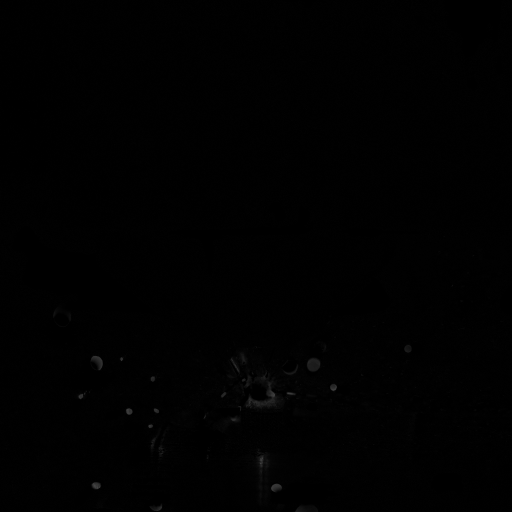
#> input picture OR_track/fg/FG_1.png, 1024 x 1024 px, given in place of FG_0.png, which was not available (shown at 1/2 size)
$ python clustering.py
#> lines starting #> are read from the running program, lines starting #| are printed output that depends on the picture; after the words box and inside, x2 and y2 are one past the last pixel; in counts of white or black regions, pixels touching at a corner belong together; pictures that were not available may be replaced by others from this repository, and a replacement may not be noted
import numpy as np
import cv2

for m in range(200):
    print("Processing frame ",m)
    img = cv2.imread('fg/FG_'+str(m)+'.png')
#> img is the input picture: shape (1024, 1024, 3); min 0, max 79, mean 0.7
    Z = img.reshape((-1,3))

    # convert to np.float32
    Z = np.float32(Z)

    # define criteria, number of clusters(K) and apply kmeans()
    criteria = (cv2.TERM_CRITERIA_EPS + cv2.TERM_CRITERIA_MAX_ITER, 10, 1.0)
    K = 2
    ret,label,center=cv2.kmeans(Z,K,None,criteria,10,cv2.KMEANS_RANDOM_CENTERS)
#> ret = 6400006.2; center = [[0.587, 0.587, 0.587], [30.25, 30.25, 30.25]]

    # Now convert back into uint8, and make original image
    center = np.uint8(center)
#> center = [[0, 0, 0], [30, 30, 30]]
    res = center[label.flatten()]
    res2 = res.reshape((img.shape))
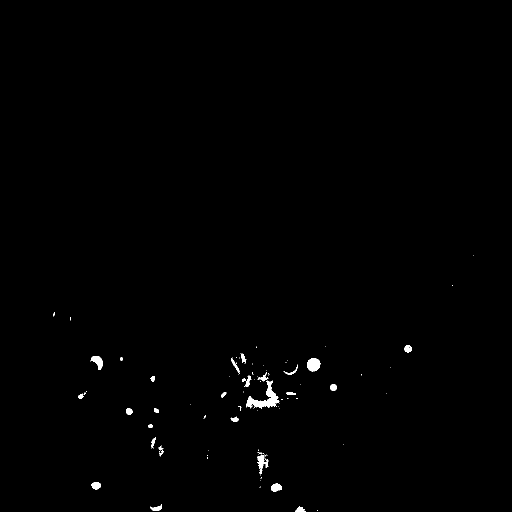
#> res2: shape (1024, 1024, 3) (shown at 1/2 size); values 0 (black) and 30 (white), 0.51% white; 99 white regions (68 under 20 px), largest, box (x1, y1, x2, y2) and area: (492, 761, 559, 818) 1257, (614, 716, 641, 743) 556, (181, 712, 206, 740) 375
#> pass 3 of the loop `for m in range(200):`:
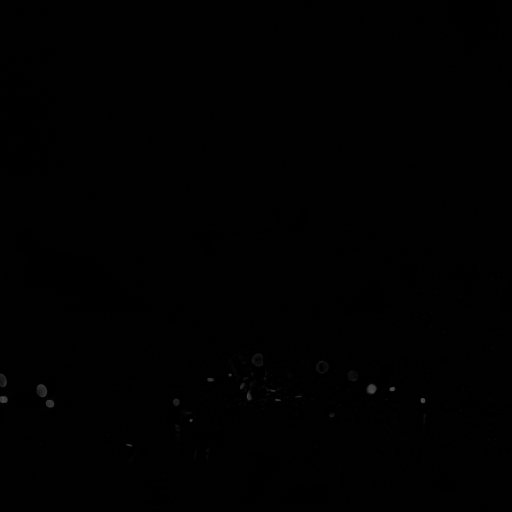
#> input picture OR_track/fg/FG_103.png, 1024 x 1024 px, given in place of FG_2.png, which was not available (shown at 1/2 size)
#> img is the input picture: shape (1024, 1024, 3); min 0, max 97, mean 0.5
#> `ret,label,center=cv2.kmeans(Z,K,None,criteria,10,cv2.KMEANS_RANDOM_CEN..`: ret = 4053913.3; center = [[0.4, 0.4, 0.4], [44.04, 44.04, 44.04]]
#> `center = np.uint8(center)`: center = [[0, 0, 0], [44, 44, 44]]
#> `res2 = res.reshape((img.shape))`:
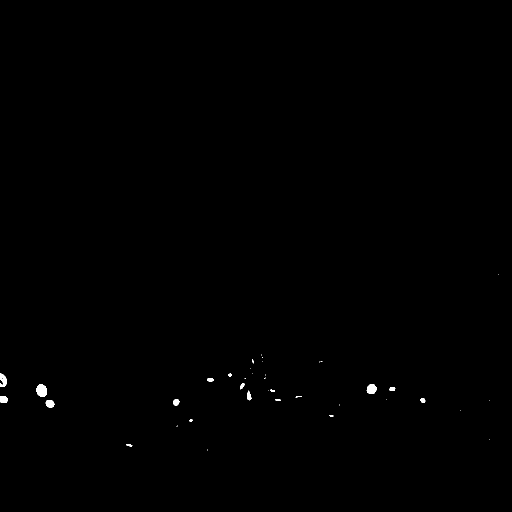
#> res2: shape (1024, 1024, 3) (shown at 1/2 size); values 0 (black) and 44 (white), 0.21% white; 40 white regions (22 under 20 px), largest, box (x1, y1, x2, y2) and area: (73, 769, 94, 794) 426, (733, 768, 753, 788) 307, (0, 747, 14, 774) 246
#> (the run stopped early here; a loop or call above may not have finished)
